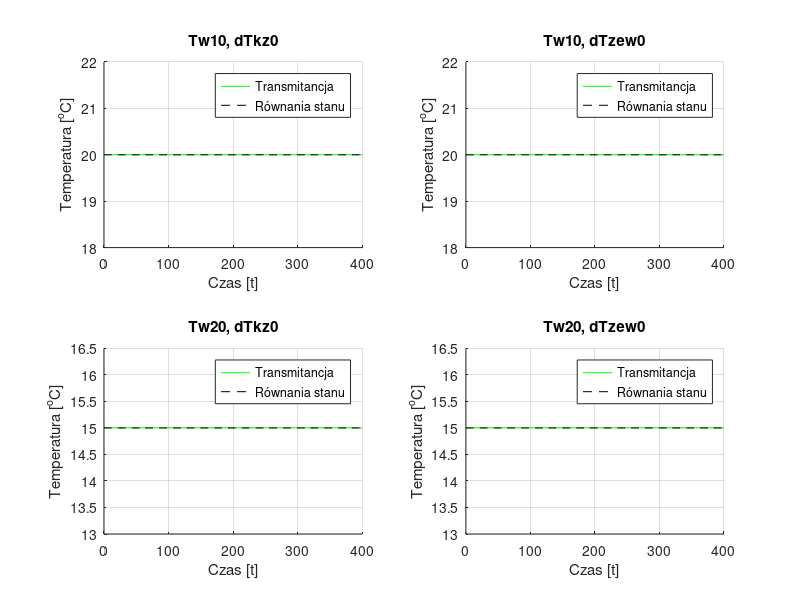
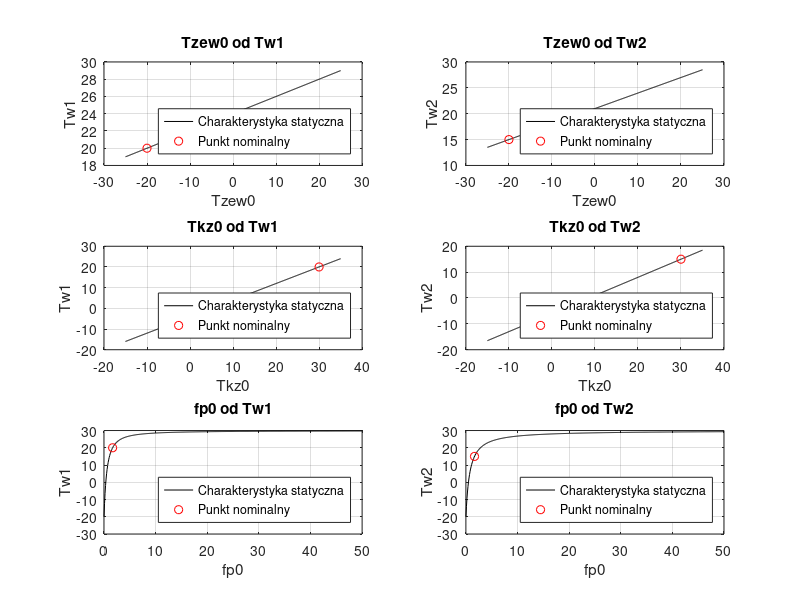

Source code (MATLAB) for these figures, in order:
%%%%%%%%%%%%%%%%%%%%%%%%%%%%%%%%%%%%%%%%%%%%%%%%%%%%%%%%%%%%
%Skrypt z realizacją miniprojektu. Numer zadania: 7.2.3(d).%
%Autorzy: Mikołaj Zapotoczny                %
%Figure1: Charakterystyki dynamiczne za pomocą równań stanu%
%i transmitancji                                           %
%Figure2: Charakterystyki statyczne                        %
%%%%%%%%%%%%%%%%%%%%%%%%%%%%%%%%%%%%%%%%%%%%%%%%%%%%%%%%%%%%
clear all;
close all;

%Wartości nominalne%
TzewN=-20;
TkzN=30;
Tw1N=20;
Tw2N=15;
qkN=20000;
cp=1000;
rop=1.2;

%Objętości%
V1=5*5*3;
V2=5*5*3;

%Pojemności%
Cv1=cp*rop*V1;
Cv2=cp*rop*V2;

%Przepływ%
fpN=qkN/(cp*rop*(TkzN-Tw1N));

%Wartości początkowe%
Tzew0=   TzewN     ;
Tkz0 =   TkzN      ;
fp0  =   fpN       ;

%Skoki%
dfp0   =0*fpN;
dTkz0  =0;
dTzew0 =0;

%Zmienne pomocnicze%
xpN=cp*rop*fpN;
xp0=cp*rop*fp0;

%Wzory na temperatury przejściowe%
Ks1=0.6*qkN/(Tw1N-TzewN);
K0 =(qkN - Ks1*(Tw1N-TzewN))/(Tw1N-Tw2N);
Ks2=(K0*(Tw1N-Tw2N)+xpN*Tw1N-xpN*Tw2N)/(Tw2N-TzewN);

%Wzory na wartości początkowe Tw1 i Tw2%
Tw10=(((xp0*Tkz0 + Ks1*Tzew0)*(K0+xp0+Ks2))+ Ks2*Tzew0*K0)/((xp0+Ks1+K0)*(K0+xp0+Ks2)-(K0^2+xp0*K0));
Tw20=(Tw10*(K0+xp0) + Ks2*Tzew0)/(K0 + xp0 + Ks2);


%%%%%%%%%%%%%%%%%%%%%%%Równania stanu%%%%%%%%%%%%%%%%%%%%%%%
A=[((-xp0-Ks1-K0)/Cv1) , (K0/Cv1) ; ((K0+xp0)/Cv2) , ((-K0-xp0-Ks2)/Cv2)];
B=[ (xp0/Cv1) ,    (Ks1/Cv1)   ;  0,        (Ks2/Cv2)     ];
C=[1,0;0,1];
D=zeros(2);

ob2=ss(A,B,C,D);
u0=[Tkz0;Tzew0];
du=[dTkz0,dTzew0];
x0=-(A^(-1))*B*u0;
[y,t]=step(ob2);


%%%%%%%%%%%%%%%%%%%%%%%Transmitancja%%%%%%%%%%%%%%%%%%%%%%%%
s=tf('s');
M=(Cv1*Cv2)*s^2+(Cv1*Ks2+Cv1*K0+Cv1*xp0+K0*Cv2+Ks1*Cv2+xp0*Cv2)*s+(xp0^2+xp0*Ks2+xp0*Ks1+K0*Ks1+Ks1*Ks2+K0*xp0+K0*Ks2);

G11=(Cv2*xp0*s + (xp0+K0+Ks2)*xp0)/M;
G12=(Ks1*Cv1*s + Ks1*(xp0+Ks2+K0)+K0*Ks2)/M;
G21=((K0+xp0)*xp0)/M;
G22=(Cv1*Ks2*s + Ks2*(xp0+Ks1+K0)+K0*Ks1+xp0*Ks1)/M;

G=[G11,G12;G21,G22];
[y,t]=step(G);


%%%%%%%%%%%%%%%%%%%%%%%%%Wykresy%%%%%%%%%%%%%%%%%%%%%%%%%%%
figure(1);
subplot(221), hold on, grid on, plot(t,Tw10+y(:,1,1)*du(1),'g-'), plot(t,x0(1)+y(:,1,1)*du(1),'k--');
title ('Tw10, dTkz0');
xlabel ('Czas [t]');
ylabel ('Temperatura [^oC]');
legend ('Transmitancja','Równania stanu')

subplot(222), hold on, grid on, plot(t,Tw10+y(:,1,2)*du(2),'g-'), plot(t,x0(1)+y(:,1,2)*du(2),'k--');
title ('Tw10, dTzew0');
xlabel ('Czas [t]');
ylabel ('Temperatura [^oC]');
legend ('Transmitancja','Równania stanu')

subplot(223), hold on, grid on, plot(t,Tw20+y(:,2,1)*du(1),'g-'), plot(t,x0(2)+y(:,2,1)*du(1),'k--');
title ('Tw20, dTkz0');
xlabel ('Czas [t]');
ylabel ('Temperatura [^oC]');
legend ('Transmitancja','Równania stanu')

subplot(224), hold on, grid on, plot(t,Tw20+y(:,2,2)*du(2),'g-'), plot(t,x0(2)+y(:,2,2)*du(2),'k--');
title ('Tw20, dTzew0');
xlabel ('Czas [t]');
ylabel ('Temperatura [^oC]');
legend ('Transmitancja','Równania stanu')


%%%%%%%%%%%%%%Charakterystyki statyczne%%%%%%%%%%%%%%%%%%%%
figure(2);
subplot (321);
Tzew1=[-25:0.1:25];
Tw10=(((xp0*Tkz0 + Ks1*Tzew1)*(K0+xp0+Ks2))+ Ks2*Tzew1*K0)/((xp0+Ks1+K0)*(K0+xp0+Ks2)-(K0^2+xp0*K0));

plot(Tzew1,Tw10,'k');
grid on;
hold on;
title ('Tzew0 od Tw1');
xlabel ('Tzew0');
ylabel ('Tw1');
plot (TzewN,Tw1N ,'ro');
legend ('Charakterystyka statyczna','Punkt nominalny','Location','southeast');
%%%%%%%%%%%%%%%%%%%%%%%%%%%%%%%%%%%%%%%%%%%%%%%%%%%%%%%%%%%%

subplot (323);
Tkz1=[-15:0.1:35];
Tw10=(((xp0*Tkz1 + Ks1*Tzew0)*(K0+xp0+Ks2))+ Ks2*Tzew0*K0)/((xp0+Ks1+K0)*(K0+xp0+Ks2)-(K0^2+xp0*K0));

plot(Tkz1,Tw10,'k');
grid on;
hold on;
title ('Tkz0 od Tw1');
xlabel ('Tkz0');
ylabel ('Tw1');
plot (TkzN,Tw1N ,'ro');
legend ('Charakterystyka statyczna','Punkt nominalny','Location','southeast');
%%%%%%%%%%%%%%%%%%%%%%%%%%%%%%%%%%%%%%%%%%%%%%%%%%%%%%%%%%%%

subplot (325);
fp1=[0:0.1:50];
xp1=cp*rop*fp1;

k=size(fp1,2);
for i=1:k
Tw10(i)=(((xp1(i)*Tkz0 + Ks1*Tzew0).*(K0+xp1(i)+Ks2))+ Ks2*Tzew0*K0)/((xp1(i)+Ks1+K0).*(K0+xp1(i)+Ks2)-(K0^2+xp1(i)*K0));
end

plot(fp1,Tw10,'k-');
grid on;
hold on;
title ('fp0 od Tw1');
xlabel ('fp0');
ylabel ('Tw1');
plot (fpN,Tw1N,'ro');
legend ('Charakterystyka statyczna','Punkt nominalny','Location','southeast');
%%%%%%%%%%%%%%%%%%%%%%%%%%%%%%%%%%%%%%%%%%%%%%%%%%%%%%%%%%%%

subplot (322);
Tzew1=[-25:0.1:25];
Tw10=(((xp0*Tkz0 + Ks1*Tzew1)*(K0+xp0+Ks2))+ Ks2*Tzew1*K0)/((xp0+Ks1+K0)*(K0+xp0+Ks2)-(K0^2+xp0*K0));
Tw20=(Tw10*(K0+xp0) + Ks2*Tzew1)/(K0 + xp0 + Ks2);

plot(Tzew1,Tw20,'k');
grid on;
hold on;
title ('Tzew0 od Tw2');
xlabel ('Tzew0');
ylabel ('Tw2');
plot (TzewN,Tw2N,'ro');
legend ('Charakterystyka statyczna','Punkt nominalny','Location','southeast');
%%%%%%%%%%%%%%%%%%%%%%%%%%%%%%%%%%%%%%%%%%%%%%%%%%%%%%%%%%%%

subplot (324);
Tkz1=[-15:0.1:35];
Tw10=(((xp0*Tkz1 + Ks1*Tzew0)*(K0+xp0+Ks2))+ Ks2*Tzew0*K0)/((xp0+Ks1+K0)*(K0+xp0+Ks2)-(K0^2+xp0*K0));
Tw20=(Tw10*(K0+xp0) + Ks2*Tzew0)/(K0 + xp0 + Ks2);

plot(Tkz1,Tw20,'k');
grid on;
hold on;
title ('Tkz0 od Tw2');
xlabel ('Tkz0');
ylabel ('Tw2');
plot (TkzN,Tw2N,'ro');
legend ('Charakterystyka statyczna','Punkt nominalny','Location','southeast');
%%%%%%%%%%%%%%%%%%%%%%%%%%%%%%%%%%%%%%%%%%%%%%%%%%%%%%%%%%%%

subplot (326);
fp1=[0:0.1:50];
xp1=cp*rop*fp1;

k=size(fp1,2);
for i=1:k
Tw10(i)=(((xp1(i)*Tkz0 + Ks1*Tzew0).*(K0+xp1(i)+Ks2))+ Ks2*Tzew0*K0)/((xp1(i)+Ks1+K0).*(K0+xp1(i)+Ks2)-(K0^2+xp1(i)*K0));
Tw20(i)=(Tw10(i)*(K0+xp1(i)) + Ks2*Tzew0)/(K0 + xp1(i) + Ks2);
end

plot(fp1,Tw20,'k-');
grid on;
hold on;
title ('fp0 od Tw2');
xlabel ('fp0');
ylabel ('Tw2');
plot (fpN,Tw2N,'ro');
legend ('Charakterystyka statyczna','Punkt nominalny','Location','southeast');





